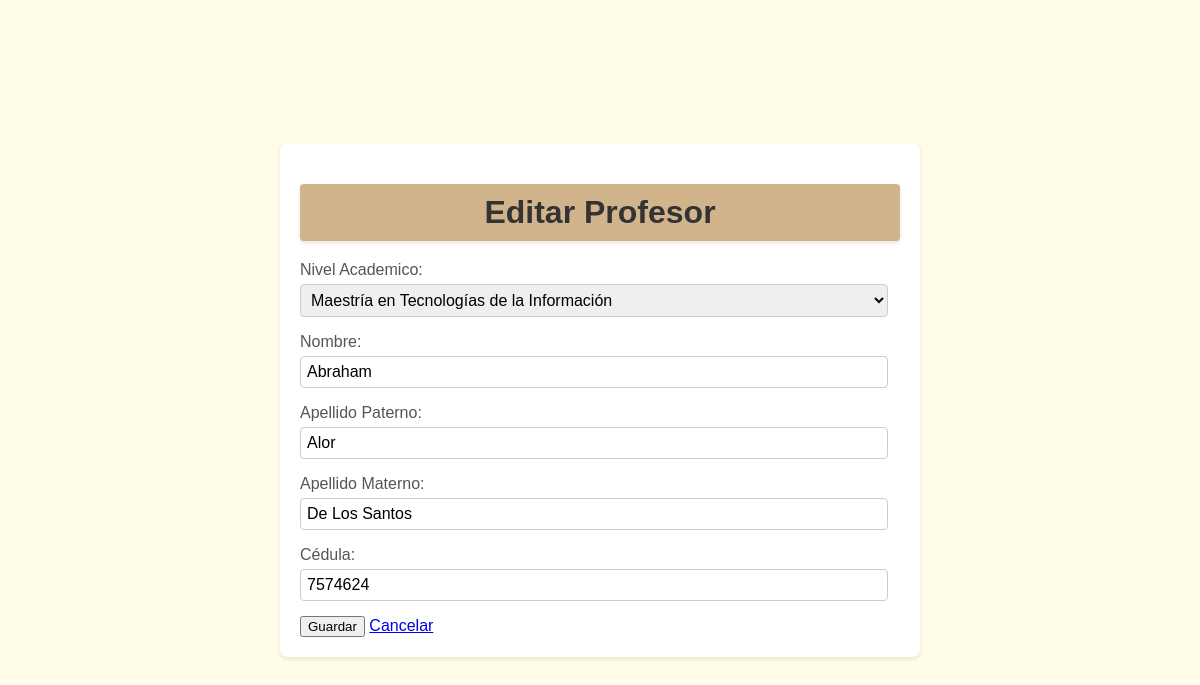
The app's page /Titulacion/profesores/editar/11/ with its own data.
### Titulacion/models.py (models this page shows, shortened)
class Profesor (models.Model):
    sigla = models.CharField(max_length=50, choices=[
        ('MTI.', 'Maestría en Tecnologías de la Información'),
        ('MDIS.', 'Maestría en Diseño'),
        ('ING.', 'Ingeniero'),
        ('LIC.', 'Licenciado'),
        ('DR.', 'Doctor')], default='MTI')
    nombreProfesor = models.CharField(max_length=100)
    apellidoPaterno = models.CharField(max_length=100, default="")
    apellidoMaterno = models.CharField(max_length=100, default="")
    cedulaProfesor = models.IntegerField()

### Titulacion/views.py (the view)
# urls.py: path('profesores/editar/<int:pk>/', views.update_profesor, name='update_profesor'),
def update_profesor(request, pk):
    profesor = get_object_or_404(Profesor, pk=pk)
    if request.method == 'POST':
        form = ProfesorForm(request.POST, instance=profesor)
        if form.is_valid():
            form.save()
            return redirect('lista_profesores')
    else:
        form = ProfesorForm(instance=profesor)
    return render(request, 'titulaciones/profesor_form.html', {'form': form})

### Titulacion/forms.py
class ProfesorForm(forms.ModelForm):
    class Meta:
        model = Profesor
        fields = ['sigla','nombreProfesor', 'apellidoPaterno', 'apellidoMaterno', 'cedulaProfesor']
        labels = {
            'sigla': 'Nivel Academico',
            'nombreProfesor': 'Nombre',
            'apellidoPaterno': 'Apellido Paterno',
            'apellidoMaterno': 'Apellido Materno',
            'cedulaProfesor': 'Cédula',
        }

### Titulacion/templates/titulaciones/profesor_form.html (shortened to what this page needs)
<!DOCTYPE html>
<html lang="es">
<head>
    {% load static %}
    <link rel="stylesheet" type="text/css" href="{% static 'style.css' %}">
</head>
<body>
    <div class="container">
        <h1>{% if form.instance.pk %}Editar{% else %}Agregar{% endif %} Profesor</h1>
        <form method="post">
            {{ form.as_p }}
            <div class="form-actions">
                <button type="submit" class="submit-btn">Guardar</button>
                <a href="{% url 'lista_profesores' %}" class="cancel-btn">Cancelar</a>
            </div>
        </form>
    </div>
</body>
</html>

### Titulacion/static/style.css (style rules this page uses)
body { font-family: sans-serif; margin: 0; padding: 0; display: flex; justify-content: center; align-items: center; min-height: 100vh; background-color: #fffde7; }
:root { --text-color: #000000; --h5-font: 1rem; }
.container { background-color: #ffffff; padding: 20px; border-radius: 8px; box-shadow: 0 2px 4px rgba(0, 0, 0, 0.1); width: 80%; max-width: 600px; }
h1 { text-align: center; margin-bottom: 20px; color: #333; background-color: #d2b48c; padding: 10px; border-radius: 4px; box-shadow: 0 2px 4px rgba(0, 0, 0, 0.1); }
form p { margin-bottom: 15px; }
form label { display: block; margin-bottom: 5px; color: #555; }
form input[type="text"], form input[type="email"], form input[type="number"], form textarea, form input[type="file"], form select { width: calc(100% - 12px); padding: 6px; border: 1px solid #ccc; border-radius: 4px; box-sizing: border-box; font-size: 16px; }

### records on screen
Profesor: sigla "Maestría en Tecnologías de la Información", nombreProfesor "Abraham", apellidoPaterno "Alor", apellidoMaterno "De Los Santos", cedulaProfesor "7574624"
